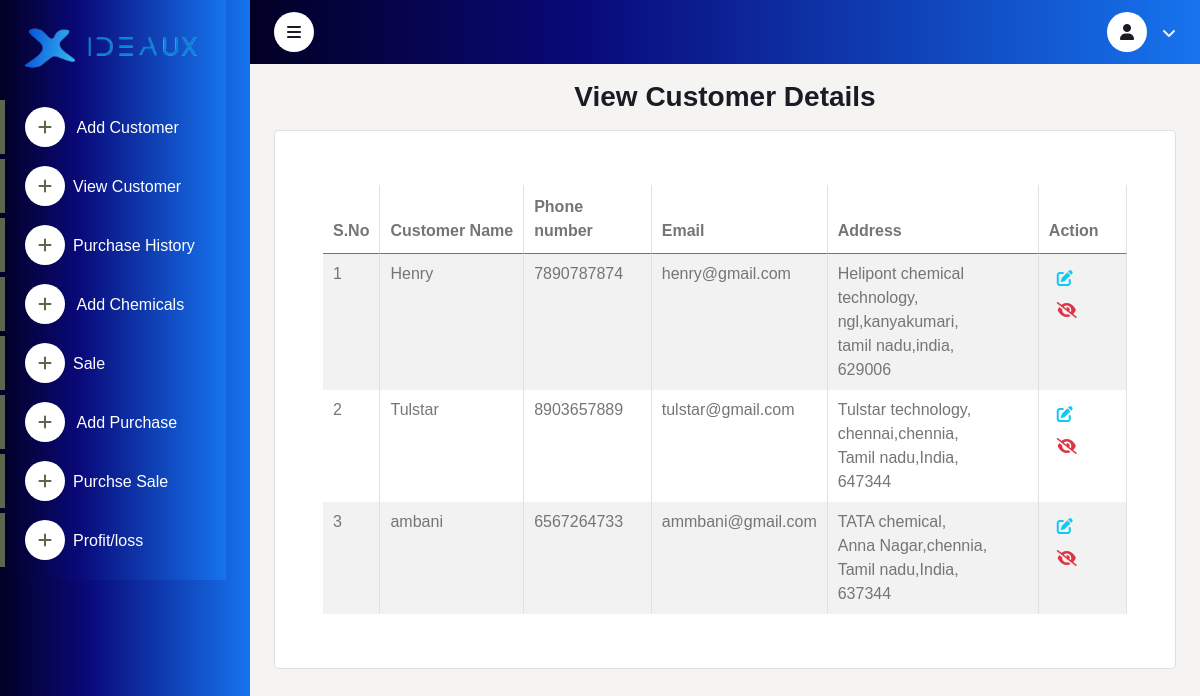
/crm/view_customer/, run on the app's committed database.
### CRM/models.py (models this page shows, shortened)
class Customer(models.Model):
    name=models.CharField(max_length=80,null=True)
    phone_number=models.CharField(max_length=10,null=True)
    email=models.EmailField(unique=True)
    doorno=models.CharField(max_length=50,null=True)
    address_line1=models.CharField(max_length=50,null=True)
    address_line2=models.CharField(max_length=50,null=True)
    organization=models.CharField(max_length=50,null=True)
    place=models.CharField(max_length=50,null=True)
    district=models.CharField(max_length=50,null=True)
    pincode=models.CharField(max_length=6,null=True)
    state=models.CharField(max_length=50,null=True)
    country=models.CharField(max_length=50,null=True)
    is_active=models.BooleanField(default=True)
    created_at = models.DateTimeField(auto_now_add=True,null=True)
    updated_at = models.DateTimeField(auto_now=True,null=True)

### CRM/views.py (the view)
# urls.py: path('view_customer/',views.view_customer,name="view_customer"),
def view_customer(request):
    customer=Customer.objects.all()
    return render(request,'crm/view_customer.html',{'customer':customer})

### CRM/templates/crm/view_customer.html
{% extends 'user/layout.html' %}
{% load static%}
{% block content %}
<div class="container">
    <h3 class="text-center mt-3">View Customer Details</h3>
    <div class="card mt-3 p-5">
        <div class="table-responsive">
            <table id="example" class="table table-striped table-bordered table-hover" style="width:100%">
                <thead>
                    <tr>
                        <th rowspan="2">S.No</th>
                        <th rowspan="2">Customer&nbsp;Name</th>
                        <th rowspan="2">Phone number</th>
                        <th rowspan="2">Email</th>
                        <th rowspan="2">Address</th>
                        <th rowspan="2">Action</th>
                </thead>
                <tbody>
                    {% for i in customer %}
                    <tr>
                        <td>{{forloop.counter}}</td>
                        <td>{{i.name}}</td>
                        <td>{{i.phone_number}}</td>
                        <td>{{i.email}}</td>
                        <td>{{i.organization}},<br>
                            {{i.place}},{{i.district}}, <br>
                            {{i.state}},{{i.country}}, <br>
                            {{i.pincode}}
                         </td>
                       <td><a href="{% url 'edit_customer' i.id  %}"><i class="fa-solid fa-pen-to-square p-2 text-info" ></i></a>
                        {% if i.is_active %}
                        <a href="{% url 'deactivate_customer' i.id  %}"><i class="fa-solid fa-eye-slash p-2 text-danger" ></i></a>
                        {% else %}
                        <a href="{% url 'activate_customer' i.id  %}"><i class="fa-solid fa-eye eyeicon p-2 text-success" ></i></a>
                        {% endif %}
                    </td>
                    </tr>
                    {% endfor %}
                </tbody>
            </table>
        </div>
    </div>
</div>
</div>
{% endblock content %}

### user/static/css/styles.css (style rules this page uses)
:root { --primary: #bb1e30; --light: #e92a41; --dark: #252525; --blue:rgb(71, 144, 208); }

### data on the page
Customer: name "Henry", phone_number "7890787874", email "henry@gmail.com", organization "Helipont chemical technology", place "ngl", district "kanyakumari", state "tamil nadu", country "india", pincode "629006", is_active True (drawn)
Customer: name "Tulstar", phone_number "8903657889", email "tulstar@gmail.com", organization "Tulstar technology", place "chennai", district "chennia", state "Tamil nadu", country "India", pincode "647344", is_active True (drawn)
Customer: name "ambani", phone_number "6567264733", email "ammbani@gmail.com", organization "TATA chemical", place "Anna Nagar", district "chennia", state "Tamil nadu", country "India", pincode "637344", is_active True (drawn)
